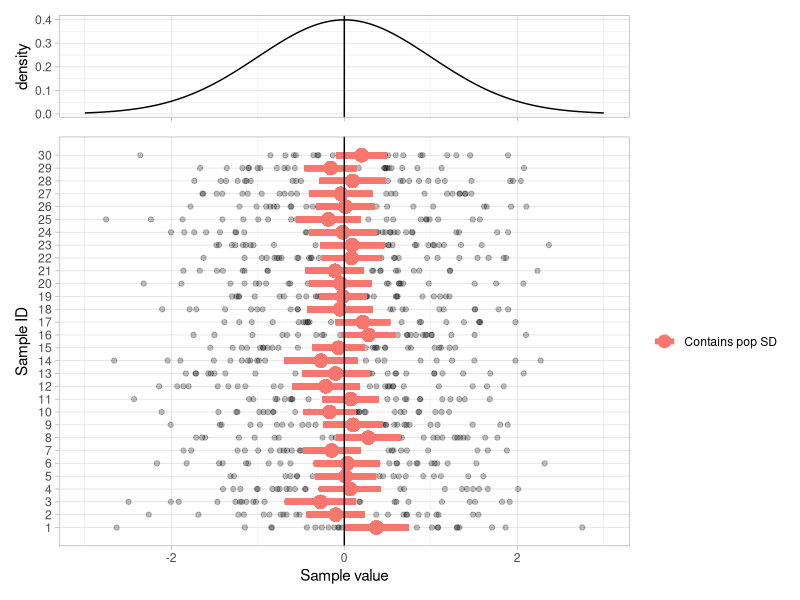

Here is the R script that generated this plot:
## ---- chunk 1
knitr::opts_chunk$set(echo = TRUE, message = FALSE, warning = FALSE)
## ---- chunk 2
library(tidyverse)
library(patchwork)

n_samples <- 30
n <- 30

pop_mean <- 0
pop_sd <- 1

x_min <- -3
x_max <- 3
## ---- chunk 3
d <- tibble(sample = 1:n_samples,
            n = n) %>%
    mutate(data = map(n, rnorm, mean = pop_mean, sd = pop_sd),
           mean = map_dbl(data, mean),
           error = map2_dbl(data, n, ~ qnorm(0.975) * (sd(.x) / sqrt(.y))),
           ci_ll = mean - error,
           ci_ul = mean + error,
           contains_mu = ci_ll < pop_mean & ci_ul > pop_mean) %>%
    unnest(data)

samples <- d %>%
    mutate(contains_mu = ifelse(contains_mu, "Contains pop SD", "Does not contain pop SD")) %>%
    ggplot(aes(data, sample)) +
    geom_point(alpha = 0.25) +
    geom_point(aes(mean, sample, color = contains_mu), 
               size = 4) +
    geom_segment(aes(x = ci_ll, xend = ci_ul, y = sample, yend = sample, 
                     color = contains_mu),
                 linewidth = 2) +
    geom_vline(aes(xintercept = pop_mean)) +
    theme_light() +
    theme(panel.grid.minor.y = element_blank()) +
    scale_y_continuous(breaks = 1:n_samples) +
    xlim(x_min, x_max) +
    labs(x = "Sample value",
         y = "Sample ID",
         color = NULL)

pop_distribution <- tibble(x = seq(x_min, x_max, 0.01)) %>%
    mutate(density = dnorm(x)) %>%
    ggplot(aes(x, density)) +
    geom_line() +
    geom_vline(aes(xintercept = pop_mean)) +
    labs(x = NULL) +
    theme_light() +
    theme(axis.text.x = element_blank())

pop_distribution / samples + plot_layout(heights = c(2, 8))

